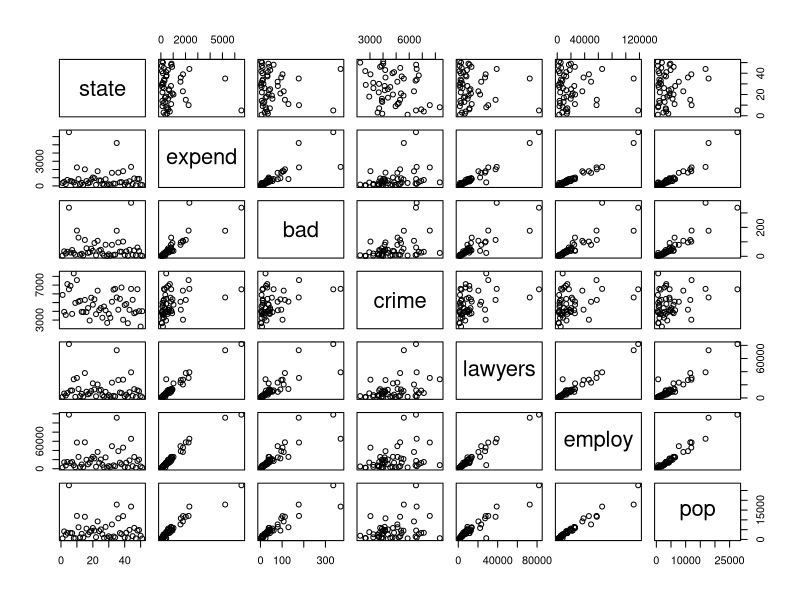
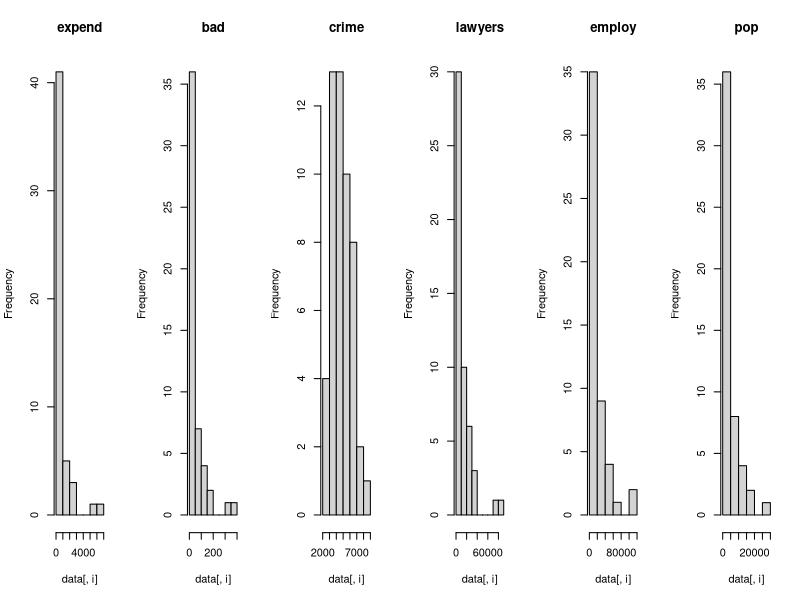
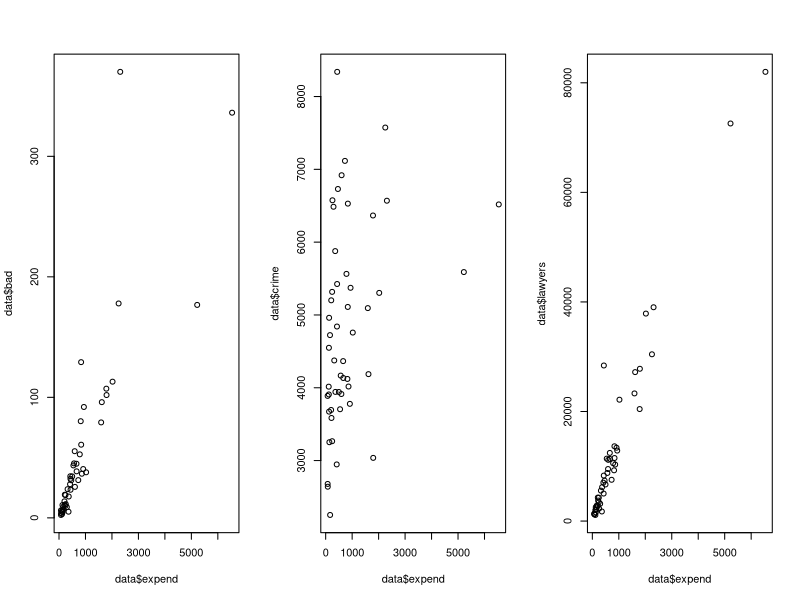
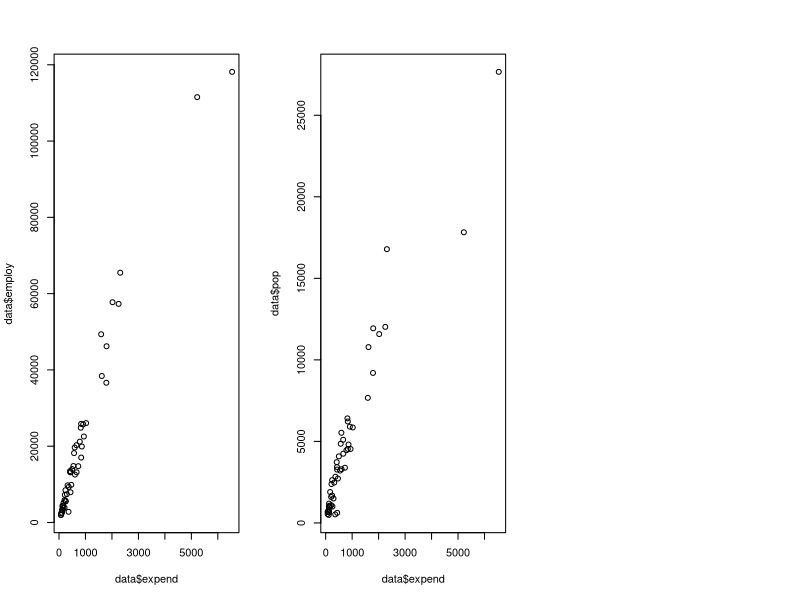
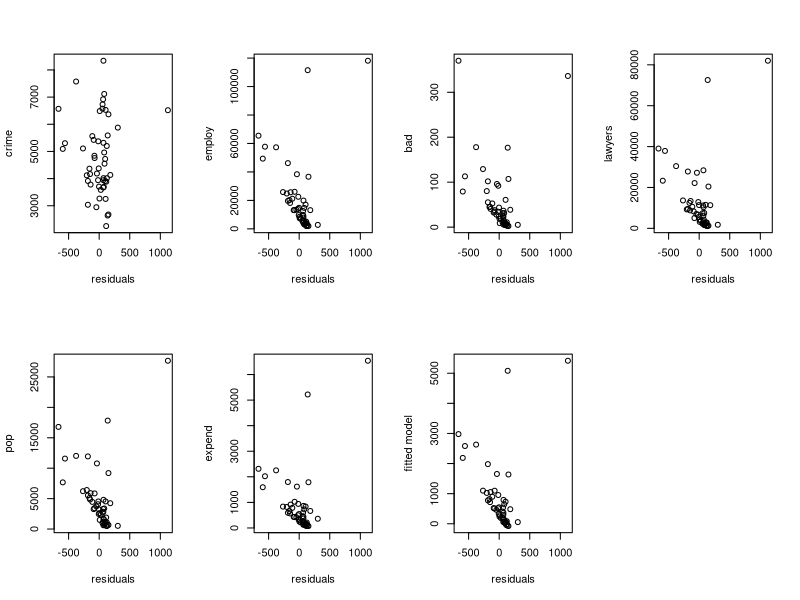
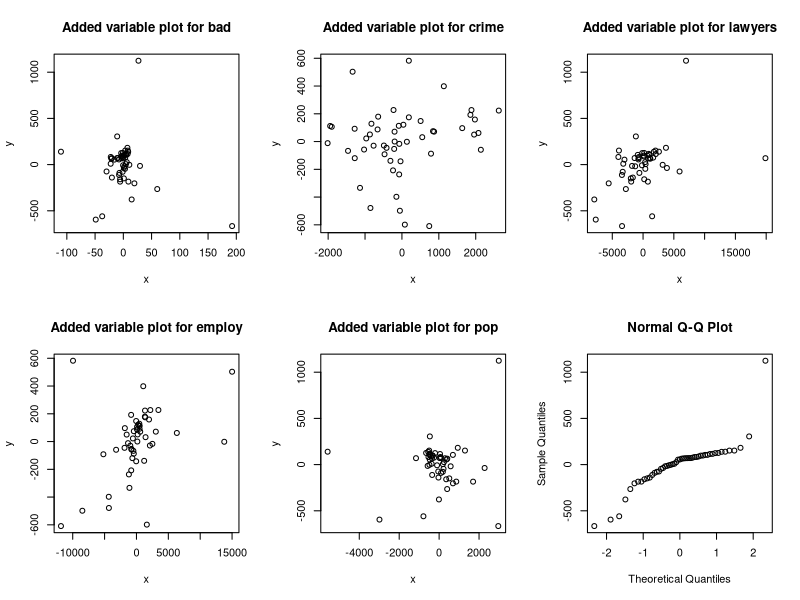

These charts were generated, in order, by the following R code:
## ---- chunk 1
knitr::opts_chunk$set(echo = TRUE)
## ---- chunk 2
data=read.table(file="expensescrime.txt",header=TRUE)
plot(data)
## ---- chunk 3
par(mfrow=c(1,ncol(data)-1)) # minus the state column
for (i in 2:ncol(data)) hist(data[,i],main=names(data)[i])
## ---- chunk 4

par(mfrow=c(1,3))
plot(data$expend, data$bad)
plot(data$expend, data$crime)
plot(data$expend, data$lawyers)
plot(data$expend, data$employ)
plot(data$expend, data$pop)
## ---- chunk 5
round(cor(data[,2:7]),2)
## ---- chunk 6
summary(lm(expend~bad,data=data))
summary(lm(expend~crime,data=data))
summary(lm(expend~lawyers,data=data))
summary(lm(expend~employ,data=data))
summary(lm(expend~pop,data=data))
summary(lm(expend~bad+employ,data=data))
summary(lm(expend~crime+employ,data=data))
summary(lm(expend~bad+crime+employ,data=data))
## ---- chunk 7
summary(lm(expend~bad+crime+lawyers+employ+pop,data=data))
summary(lm(expend~bad+lawyers+employ+pop,data=data))
summary(lm(expend~bad+lawyers+employ,data=data))
summary(lm(expend~lawyers+employ, data=data))
## ---- chunk 8
expendlm = lm(expend~crime+employ,data=data)
par(mfrow=c(2,4))
#2 Scatter plot of residuals against each Xk in the model separately.
plot(residuals(expendlm),data[,4],xlab="residuals",ylab="crime")
plot(residuals(expendlm),data[,6],xlab="residuals",ylab="employ")
#4 Scatter plot of residuals against each Xk not in the model separately
plot(residuals(expendlm),data[,3],xlab="residuals",ylab="bad")
plot(residuals(expendlm),data[,5],xlab="residuals",ylab="lawyers")
plot(residuals(expendlm),data[,7],xlab="residuals",ylab="pop")
#5 Scatterplot of residuals against Y and Y^
plot(residuals(expendlm),data[,2],xlab="residuals",ylab="expend")
plot(residuals(expendlm),fitted(expendlm),xlab="residuals",ylab="fitted model")

par(mfrow=c(2,3))
#3 Added variable plot of residuals of Xj against residuals of Y with omitted Xj
x = residuals(lm(bad~employ+crime,data=data))
y = residuals(lm(expend~employ+crime,data=data))
plot(x,y,main="Added variable plot for bad")
x = residuals(lm(crime~bad+lawyers+pop,data=data))
y = residuals(lm(expend~bad+lawyers+pop,data=data))
plot(x,y,main="Added variable plot for crime")
x = residuals(lm(lawyers~employ+crime,data=data))
y = residuals(lm(expend~employ+crime,data=data))
plot(x,y,main="Added variable plot for lawyers")
x = residuals(lm(employ~bad+lawyers+pop,data=data))
y = residuals(lm(expend~bad+lawyers+pop,data=data))
plot(x,y,main="Added variable plot for employ")
x = residuals(lm(pop~employ+crime,data=data))
y = residuals(lm(expend~employ+crime,data=data))
plot(x,y,main="Added variable plot for pop")

#6 normal QQ-plot of the residuals and Shapiro-Wilk's method
qqnorm(residuals(expendlm))
#shapiro.test(residuals(expendlm))
